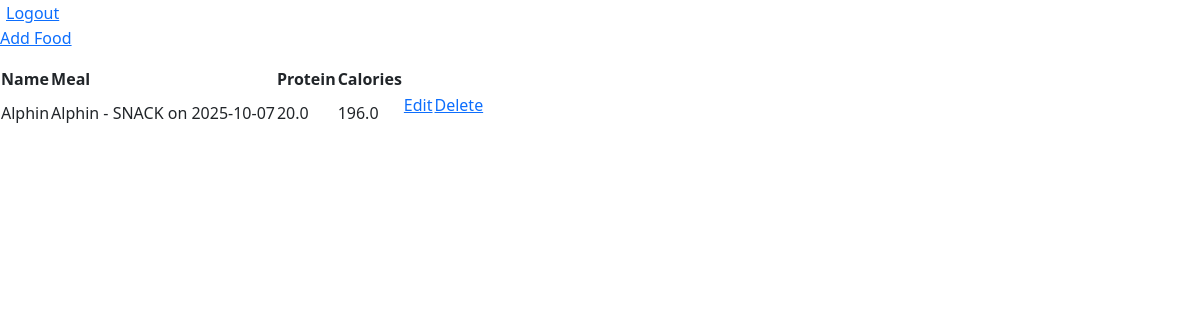
Page /meals/list/ (signed in) on the committed database.
### meals/models.py (models this page shows, shortened)
class Food(models.Model):
    user = models.ForeignKey(User, on_delete=models.CASCADE)
    meal = models.ForeignKey(Meal,on_delete=models.CASCADE)
    name = models.CharField(max_length=100)
    protein = models.FloatField()
    calories = models.FloatField()

class Meal(models.Model):
    TYPE = [('BREAKFAST','BREAKFAST'),('LUNCH','LUNCH'),('SNACK','SNACK'),('DINNER','DINNER')]
    user = models.ForeignKey(User, on_delete=models.CASCADE)
    date = models.DateField(auto_now_add=True)
    mealtype = models.CharField(choices=TYPE, max_length=50)
    def __str__(self):
        return f'{self.user.username} - {self.mealtype} on {self.date}'

### meals/views.py (the view)
# urls.py: path('list/',views.list_food, name="list_food"),
def list_food(request):
    user = request.user
    food = Food.objects.filter(user=user)
    return render(request,"list_food.html",{"food":food})

### meals/templates/list_food.html (shortened to what this page needs)
<!DOCTYPE html>
<html>
    <head>
        <link href="https://cdn.jsdelivr.net/npm/bootstrap@5.3.8/dist/css/bootstrap.min.css" rel="stylesheet">
    </head>
    <body>
        <button type="submit" class="logout" style="background: none; border: none; color: #fff;"><a href="{% url 'home' %}">Logout</a></button>
        <p><a href="{% url 'add_food'%}">Add Food</a></p>
        {% if food %}
            <table>
                <tr>
                    <th>
                        Name
                    </th>
                    <th>
                        Meal
                    </th>
                    <th>
                        Protein
                    </th>
                    <th>
                        Calories
                    </th>
                </tr>
            {% for f in food %}
                <tr>
                    <td>{{f.name}}</td>
                    <td>{{f.meal}}</td>
                    <td>{{f.protein}}</td>
                    <td>{{f.calories}}</td>
                    <td><p><a href="{% url 'edit_food' f.id %}">Edit</a></p></td>
                    <td><p><a href="{% url 'delete_food' f.id %}">Delete</a></p></td>
                </tr>
            {% endfor %}
        {% else %}
            <p>No Food</p>
        {% endif %}
    </body>
</html>

### rows in the picture
Food: name "Alphin", meal "Alphin - SNACK on 2025-10-07", protein "20.0", calories "196.0"
